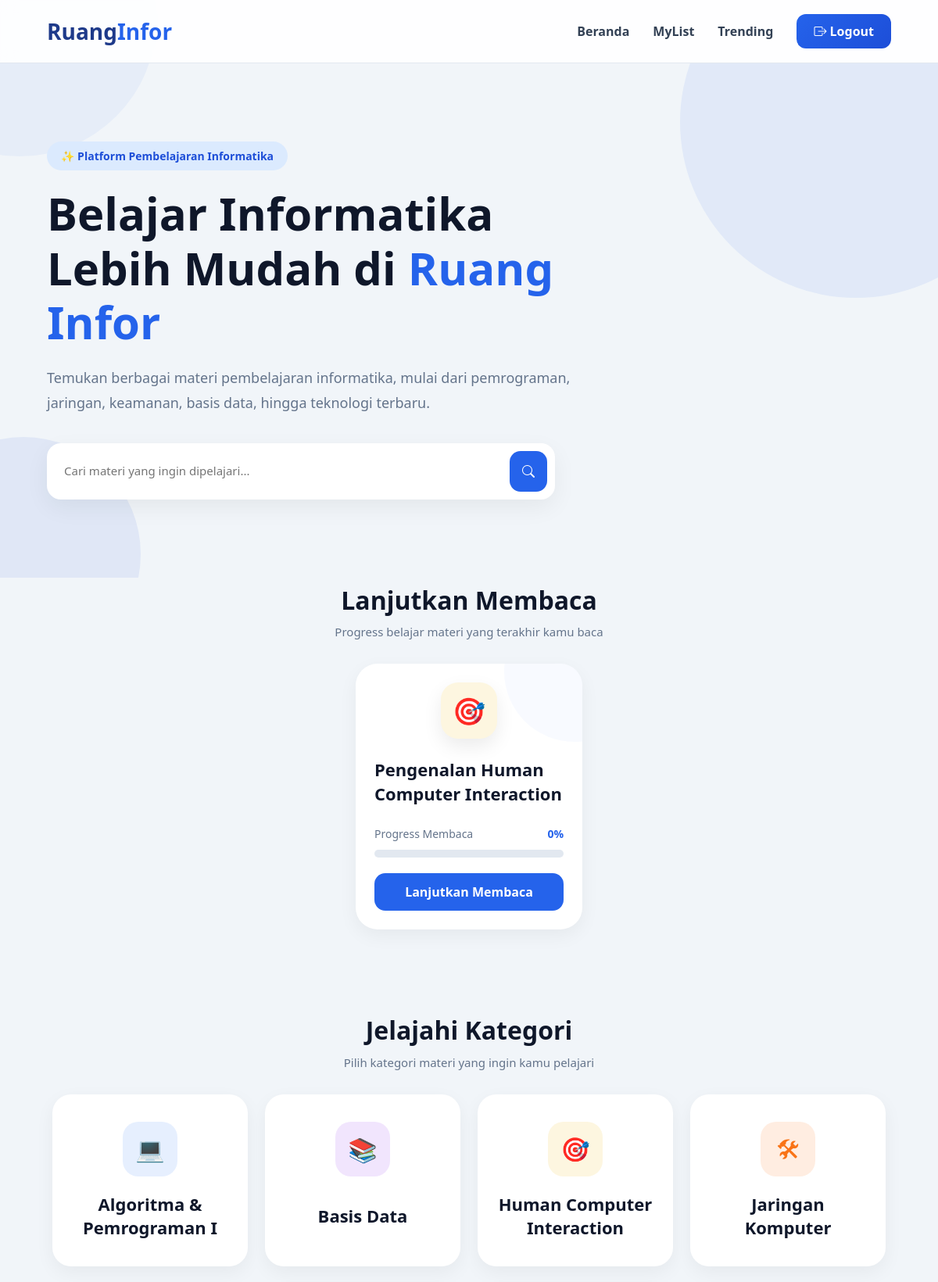
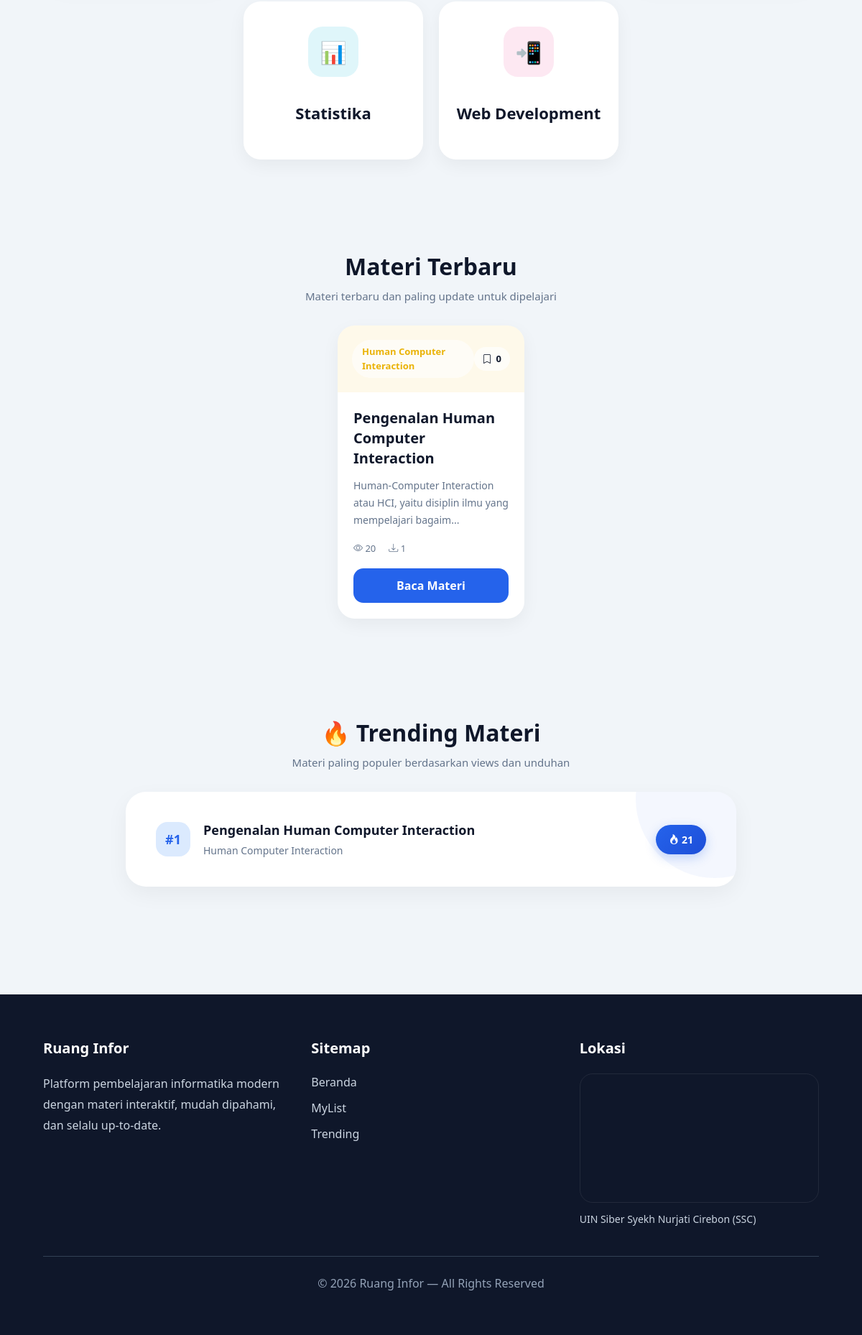
Screenshot of /users/home.php with the database file from the repository (2 pictures, top to bottom).
### tables this page shows
CREATE TABLE `materi` (
  `id_materi` int(11) NOT NULL,
  `id_kategori` int(11) DEFAULT NULL,
  `id_user` int(11) DEFAULT NULL,
  `judul` varchar(255) NOT NULL,
  `penulis` varchar(100) DEFAULT NULL,
  `isi` text DEFAULT NULL,
  `file` varchar(255) DEFAULT NULL,
  `views` int(11) DEFAULT 0,
  `unduhan` int(11) DEFAULT 0,
  `tanggal_publish` datetime DEFAULT current_timestamp()
);

CREATE TABLE `kategori` (
  `id_kategori` int(11) NOT NULL,
  `nama_kategori` varchar(100) NOT NULL,
  `deskripsi` text DEFAULT NULL,
  `icon` varchar(10) DEFAULT NULL,
  `warna` varchar(50) DEFAULT NULL,
  `created_at` datetime DEFAULT current_timestamp()
);

### users/home.php (the view, shortened to what this page needs)
<?php
require_once __DIR__ . '/../config/koneksi.php';
$kategori = mysqli_query($conn, "
SELECT * FROM kategori
ORDER BY nama_kategori ASC
");
$materi = mysqli_query($conn, "
    SELECT
        materi.*,
        kategori.nama_kategori,
        kategori.warna,
        kategori.icon,
        COUNT(bookmark.id) as total_bookmark
    FROM materi
    LEFT JOIN kategori
    ON materi.id_kategori = kategori.id_kategori
    LEFT JOIN bookmark
    ON materi.id_materi = bookmark.id_materi
    GROUP BY materi.id_materi
    ORDER BY materi.tanggal_publish DESC
");
$trending = mysqli_query($conn, "
SELECT
    materi.*,
    kategori.nama_kategori
FROM materi
LEFT JOIN kategori
ON materi.id_kategori = kategori.id_kategori
ORDER BY (views + unduhan) DESC
LIMIT 5
");
?>
<!DOCTYPE html>
<html lang="id">
<head>
    <link href="https://cdn.jsdelivr.net/npm/bootstrap@5.3.0/dist/css/bootstrap.min.css" rel="stylesheet">
    <link href="https://cdn.jsdelivr.net/npm/bootstrap-icons/font/bootstrap-icons.css" rel="stylesheet">
</head>
<body>
    <nav class="navbar-custom">
        <div class="logo">
            Ruang<span>Infor</span>
        </div>
        <div class="nav-menu">
            <a href="home.php">
                Beranda
            </a>
            <a href="mylist.php">
                MyList
            </a>
            <a href="trending.php">
                Trending
            </a>
            <a href="logout.php" class="btn-login">
                <i class="bi bi-box-arrow-right"></i>
                Logout
            </a>
        </div>
    </nav>
    <section class="hero">
        <div class="hero-content">
            <div class="hero-badge">
                ✨ Platform Pembelajaran Informatika
            </div>
            <h1>
                Belajar Informatika
                Lebih Mudah di
                <span>Ruang Infor</span>
            </h1>
            <p>
                Temukan berbagai materi pembelajaran informatika,
                mulai dari pemrograman, jaringan, keamanan,
                basis data, hingga teknologi terbaru.
            </p>
            <form class="search-box" onsubmit="return false;">
                <input type="text"
                    id="searchMateri"
                    placeholder="Cari materi yang ingin dipelajari...">
                <button class="search-btn">
                    <i class="bi bi-search"></i>
                </button>
            </form>
        </div>
    </section>
    <section class="history-section">
        <div class="section-title text-center">
            <h2>Lanjutkan Membaca</h2>
            <p class="section-subtitle">
                Progress belajar materi yang terakhir kamu baca
            </p>
        </div>
        <div class="history-wrapper">
            <?php
            $history = mysqli_query($conn, "
        SELECT
            materi.*,
            kategori.warna,
            kategori.icon
        FROM materi
        LEFT JOIN kategori
        ON materi.id_kategori = kategori.id_kategori
        ORDER BY materi.views DESC
        LIMIT 3
        ");
            while ($h = mysqli_fetch_assoc($history)) :
            ?>
                <div class="history-card">
                    <div class="history-icon"
                        style="
    background: <?= $h['warna'] ?>20;
    color: <?= $h['warna'] ?>;
">
                        <?= $h['icon'] ?>
                    </div>
                    <div class="history-title">
                        <?= $h['judul'] ?>
                    </div>
                    <div class="history-progress-top">
                        <div class="history-label">
                            Progress Membaca
                        </div>
                        <div class="history-percent"
                            id="percent-<?= $h['id_materi'] ?>">
                            0%
                        </div>
                    </div>
                    <div class="history-progress">
                    </div>
                    <a href="detail_materi.php?id=<?= $h['id_materi'] ?>">
                        <button class="btn-lanjutkan">
                            Lanjutkan Membaca
                        </button>
                    </a>
                </div>
            <?php endwhile; ?>
        </div>
    </section>
    <section class="kategori-section">
        <div class="section-title text-center">
            <h2>Jelajahi Kategori</h2>
            <p class="section-subtitle">
                Pilih kategori materi yang ingin kamu pelajari
            </p>
        </div>
        <div class="kategori-wrapper">
            <?php while ($k = mysqli_fetch_assoc($kategori)) : ?>
                <a href="kategori.php?id=<?= $k['id_kategori'] ?>" class="kategori-link">
                    <div class="kategori-card">
                        <div class="kategori-icon"
                            style="
                        background: <?= $k['warna'] ?>20;
                        color: <?= $k['warna'] ?>;
                        ">
                            <?= $k['icon'] ?>
                        </div>
                        <h5>
                            <?= $k['nama_kategori'] ?>
                        </h5>
                    </div>
                </a>
            <?php endwhile; ?>
        </div>
    </section>
    <section class="materi-section">
        <div class="section-title text-center">
            <h2>Materi Terbaru</h2>
            <p class="section-subtitle">
                Materi terbaru dan paling update untuk dipelajari
            </p>
        </div>
        <div class="materi-wrapper" id="materiContainer">
            <?php while ($m = mysqli_fetch_assoc($materi)) : ?>
                <div class="materi-card materi-item">
                    <div class="materi-top"
                        style="
                        background: <?= $m['warna'] ?>15;
                        color: <?= $m['warna'] ?>;
                    ">
                        <div class="materi-kategori">
                            <?= $m['nama_kategori'] ?>
                        </div>
                        <?php
                        $cekBookmark = mysqli_query($conn, "
SELECT * FROM bookmark
WHERE id_user = '" . $_SESSION['id_user'] . "'
AND id_materi = '" . $m['id_materi'] . "'
");
                        $isBookmarked = mysqli_num_rows($cekBookmark) > 0;
                        ?>
                        <div class="bookmark-icon bookmark-btn"
                            data-id="<?= $m['id_materi'] ?>">
                            <i class="bi
    <?= $isBookmarked ? 'bi-bookmark-fill' : 'bi-bookmark' ?>">
                            </i>
                            <span>
                                <?= $m['total_bookmark'] ?>
                            </span>
                        </div>
                    </div>
                    <div class="materi-body">
                        <h5>
                            <?= $m['judul'] ?>
                        </h5>
                        <p>
                            <?= substr(strip_tags($m['isi']), 0, 80) ?>...
                        </p>
                        <div class="materi-stat">
                            <span>
                                <i class="bi bi-eye"></i>
                                <?= $m['views'] ?? 0 ?>
                            </span>
                            <span>
                                <i class="bi bi-download"></i>
                                <?= $m['unduhan'] ?? 0 ?>
                            </span>
                        </div>
                        <a href="detail_materi.php?id=<?= $m['id_materi'] ?>">
                            <button class="btn-baca">
                                Baca Materi
                            </button>
                        </a>
                    </div>
                </div>
            <?php endwhile; ?>
        </div>
    </section>
    <section class="trending-section" id="trending">
        <div class="section-title text-center">
            <h2>🔥 Trending Materi</h2>
            <p class="section-subtitle">
                Materi paling populer berdasarkan views dan unduhan
            </p>
        </div>
        <div class="trending-wrapper">
            <div class="trending-card">
                <?php
                $no = 1;
                while ($t = mysqli_fetch_assoc($trending)) :
                ?>
                    <a href="login.php" class="trending-link">
                        <div class="trending-item">
                            <div class="trend-left">
                                <div class="trend-number">
                                    #<?= $no++ ?>
                                </div>
                                <div>
                                    <div class="trend-title">
                                        <?= $t['judul'] ?>
                                    </div>
                                    <div class="trend-kategori">
                                        <?= $t['nama_kategori'] ?? '-' ?>
                                    </div>
                                </div>
                            </div>
                            <div class="trend-score">
                                <i class="bi bi-fire"></i>
                                <?= ($t['views'] + $t['unduhan']) ?>
                            </div>
                        </div>
                    </a>
                <?php endwhile; ?>
            </div>
        </div>
    </section>
    <footer>
        <div class="footer-grid">
            <div>
                <div class="footer-title">
                    Ruang Infor
                </div>
                <div class="footer-desc">
                    Platform pembelajaran informatika modern
                    dengan materi interaktif, mudah dipahami,
                    dan selalu up-to-date.
                </div>
            </div>
            <div>
                <div class="footer-title">
                    Sitemap
                </div>
                <a href="home.php" class="footer-link">
                    Beranda
                </a>
                <a href="mylist.php" class="footer-link">
                    MyList
                </a>
                <a href="trending.php" class="footer-link">
                    Trending
                </a>
            </div>
            <div>
                <div class="footer-title">
                    Lokasi
                </div>
                <div class="footer-map">
                    <iframe
                        src="https://www.google.com/maps?q=UIN%20SSC%20Cirebon&output=embed"
                        allowfullscreen=""
                        loading="lazy">
                    </iframe>
                </div>
                <div class="footer-location-text">
                    UIN Siber Syekh Nurjati Cirebon (SSC)
                </div>
            </div>
        </div>
        <div class="copyright">
            © <?= date('Y') ?> Ruang Infor — All Rights Reserved
        </div>
    </footer>
</body>
</html>

### rows the page displays
materi: id_kategori.icon "🎯", judul "Pengenalan Human Computer Interaction", id_kategori.nama_kategori "Human Computer Interaction", total_bookmark "0", isi "Human-Computer Interaction atau HCI, yaitu disiplin ilmu yang mempelajari bagaim", views "20", unduhan "1", $t['views'] + $t['unduhan'] "21"
kategori: icon "💻", nama_kategori "Algoritma & Pemrograman I"
kategori: icon "📚", nama_kategori "Basis Data"
kategori: icon "🎯", nama_kategori "Human Computer Interaction"
kategori: icon "🛠", nama_kategori "Jaringan Komputer"
kategori: icon "📊", nama_kategori "Statistika"
kategori: icon "📲", nama_kategori "Web Development"
